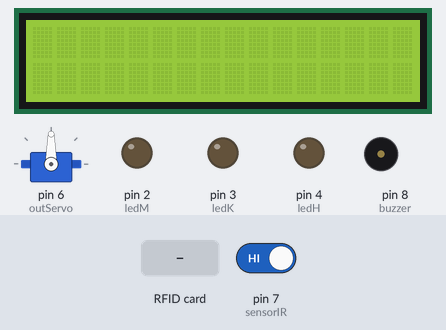
Bench run of a sketch on a simulated Arduino Uno, built with avr-gcc and run on an emulated ATmega328P. Parts: servo, 16×2 character LCD, output pins drawn as LEDs (lit = HIGH), buzzer (waves = sounding, pin HIGH). Inputs (shaded band) come from the test bench; at power-on: pin 7 (sensorIR) HIGH. Pins used as bus, display or sensor lines are not drawn; what the sketch prints to the serial monitor is not drawn.

Above: at 1.4 s.
1.5 s: RFID card 5E 7A 19 C4 held to the reader
At 2.5 s:
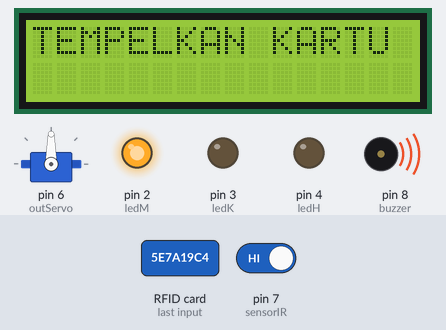
At 3.2 s:
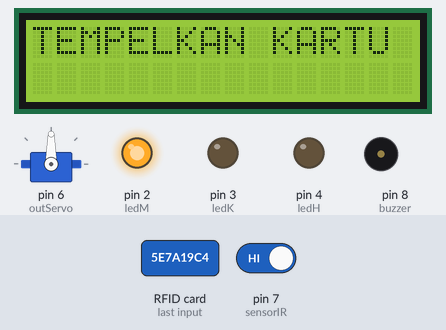
4.1 s: RFID card 5E 7A 19 C4 held to the reader
At 4.5 s:
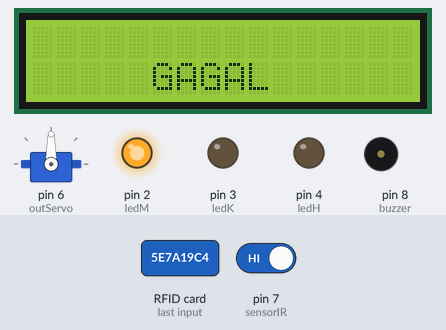
Timing chart, 0 to 7.1 s (numbered marks = the images above; inputs shaded):
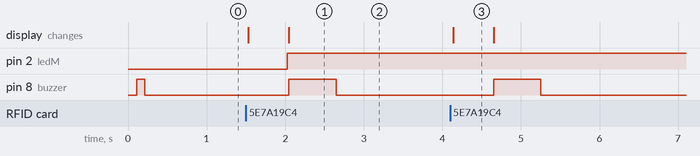

Measured:
- after the input at 1.5 s, pin 2 (ledM): LOW → HIGH after 0.53 s; pin 8 (buzzer): LOW → HIGH after 0.55 s, → LOW 0.60 s later; the display: first changes at once (image 1 shows a later state)
- after the input at 4.1 s, pin 8 (buzzer): LOW → HIGH after 0.55 s, → LOW 0.60 s later; the display: changes at once (image 3)
- what the display in image 3 shows lasts 0.6 s, from 4.1 s to 4.7 s

The sketch:

Sensor_IR_LCD_Servo_RFID.ino
```cpp
#include<Servo.h>
#include<SPI.h>
#include<MFRC522.h>
#include<LiquidCrystal_I2C.h>
LiquidCrystal_I2C lcd(0x27, 16,2);
String uidString;

//INISIALISASI
int ledM =2;
int ledK =3;
int ledH =4;

int outServo=6;
int buzzer=8;
int sensorIR=7;
int kunci=0;
Servo myservo;
#define SS_PIN 10
#define RST_PIN 9
MFRC522 mfrc522 (SS_PIN,RST_PIN);

void setup() {
  Serial.begin(9600);
  myservo.attach(outServo);
  lcd.begin();
  pinMode(ledM,OUTPUT);
  pinMode(ledK,OUTPUT);
  pinMode(ledH,OUTPUT);
  pinMode(buzzer,OUTPUT);
  pinMode(sensorIR,INPUT);
  SPI.begin();//intiate SPI Bus
  mfrc522.PCD_Init();
  bunyibuzzeroke();


}

void loop() {
  int bacaIR=digitalRead(sensorIR);

 if(mfrc522.PICC_IsNewCardPresent() and kunci==0) {
  readRFID();
  Serial.print("TAG UID:");
  Serial.println(uidString);
  if(uidString=="138-176-193-21"){
    kunci=1;
   lcd.clear();
  lcd.setCursor(1,0); lcd.print("PALANG TERBUKA");
  Serial.println("BERHASIL");
  digitalWrite(ledH,HIGH);
  digitalWrite(ledM,LOW);
  digitalWrite(ledK,LOW);
   myservo.write(0);
  delay(1000);
  myservo.write(90);
  delay(1000);
  bunyibuzzeroke();
 }else{
  lcd.clear();
  lcd.setCursor(5,1); lcd.print("GAGAL");
  delay(500);
  digitalWrite(ledM,HIGH);
  digitalWrite(ledK,LOW);
  digitalWrite(ledH,LOW);
  Serial.println("GAGAL");
  lcd.clear();
  lcd.setCursor(0,0); lcd.print("TEMPELKAN KARTU");
  bunyibuzzergagal();

 }
}
//LOGIKA
if (bacaIR==0 and kunci==1){
lcd.clear();
lcd.setCursor(1,1); lcd.print("PALANG DITUTUP");
Serial.print("PALANG DITUTUP");
digitalWrite(ledK,HIGH);
  digitalWrite(ledM,LOW);
  digitalWrite(ledH,LOW);
 myservo.write(90);
  delay(1000);
  myservo.write(0);
delay(1000);
Serial.println();
lcd.clear();
lcd.setCursor(1,0); lcd.print("SELAMAT DATANG");
Serial.print("SELAMAT DATANG");
delay(1000);
lcd.clear();
 lcd.setCursor(0,0); lcd.print("TEMPELKAN KARTU");

kunci=0;
}
}

void readRFID() {
  mfrc522.PICC_ReadCardSerial();

  //Pembatas bisa dirubah sesuai keinginan,disini yang digunakan "-"
  uidString=String(mfrc522.uid.uidByte[0]) + "-" +
            String(mfrc522.uid.uidByte[1]) + "-" +
            String(mfrc522.uid.uidByte[2]) + "-" +
            String(mfrc522.uid.uidByte[3]);
}

void bunyibuzzeroke(){
  digitalWrite(buzzer,HIGH);
  delay(100);
  digitalWrite(buzzer,LOW);


}

void bunyibuzzergagal(){
  digitalWrite(buzzer,HIGH);
  delay(600);
  digitalWrite(buzzer,LOW);
}
```
